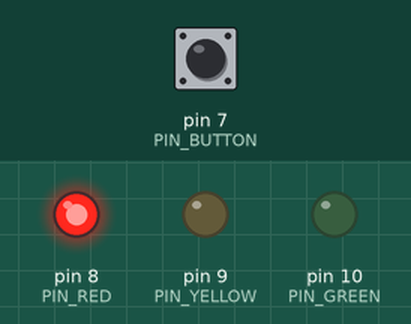
This sketch was run on a simulated Arduino Uno, built with avr-gcc and run on an emulated ATmega328P. Shown: output pins drawn as LEDs (lit = HIGH). Inputs (shaded band) come from the test bench; at power-on: pin 7 (PIN_BUTTON) HIGH. What the sketch prints to the serial monitor is not drawn.

Above: at 1.7 s.
1.8 s: pin 7 (PIN_BUTTON) pulled LOW for 0.15 s
At 2.6 s:
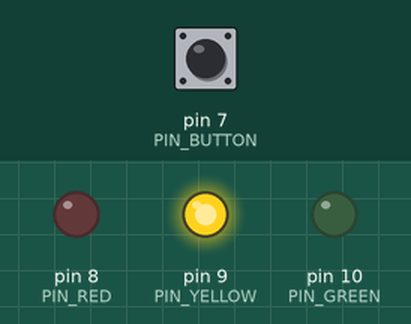
At 3.7 s:
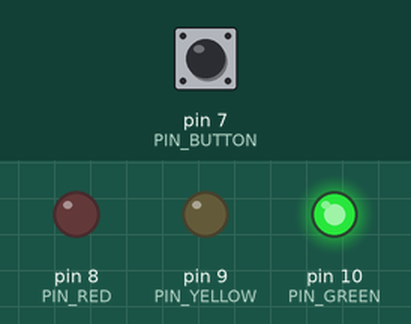
Timing chart, 0 to 10.3 s (numbered marks = the images above; inputs shaded):
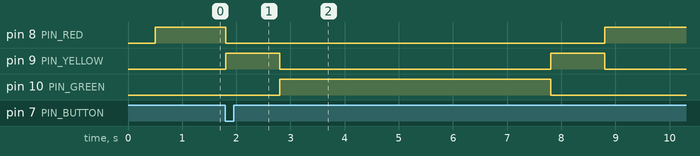

Measured:
- after the input at 1.8 s, pin 8 (PIN_RED): HIGH → LOW at once, → HIGH 7.0 s later; pin 9 (PIN_YELLOW): alternates HIGH for 1.0 s and LOW for 5.0 s, starting at once; pin 10 (PIN_GREEN): LOW → HIGH after 1.0 s, → LOW 5.0 s later

The sketch:

forbot_swiatla.ino
```cpp
#define OFF LOW
#define ON HIGH
#define PIN_RED 8
#define PIN_YELLOW 9
#define PIN_GREEN 10
#define PIN_BUTTON 7

//This short program emulates behaviour of traffic lights with button for pedestrian, for requesting green light;

//Tested on Arduino Uno with connections:
//Red LED connected with 330Ohm resistor to pin 8;
//Yellow LED connected with 330Ohm resistor to pin 9;
//Green LED connected with 330Ohm resistor to pin 10;
//Button connected between ground and pin 7;

int DELAY_TIME = 300;

void changeLightsRedToGreen(){
  digitalWrite(PIN_RED, OFF);
  digitalWrite(PIN_YELLOW, ON);
  delay(1000);
  digitalWrite(PIN_YELLOW, OFF);
  digitalWrite(PIN_GREEN, ON);
  }

void changeLightsGreenToRed(){
  digitalWrite(PIN_GREEN, OFF);
  digitalWrite(PIN_YELLOW, ON);
  delay(1000);
  digitalWrite(PIN_YELLOW, OFF);
  digitalWrite(PIN_RED, ON);
  }


void setup() {
  Serial.begin(9600);
  pinMode(PIN_RED, OUTPUT);
  pinMode(PIN_YELLOW, OUTPUT);
  pinMode(PIN_GREEN, OUTPUT);
  pinMode(PIN_BUTTON, INPUT_PULLUP);

  digitalWrite(PIN_RED, OFF);
  digitalWrite(PIN_YELLOW, OFF);
  digitalWrite(PIN_GREEN, OFF);

  delay(500);

  digitalWrite(PIN_RED, OFF);
  digitalWrite(PIN_YELLOW, OFF);
  digitalWrite(PIN_GREEN, OFF);

  digitalWrite(PIN_RED, ON);
}

void loop() {
  Serial.println(digitalRead(PIN_BUTTON));
  if (digitalRead(PIN_BUTTON) == LOW){
    changeLightsRedToGreen();
    delay(5000);
    changeLightsGreenToRed();}
}
```
